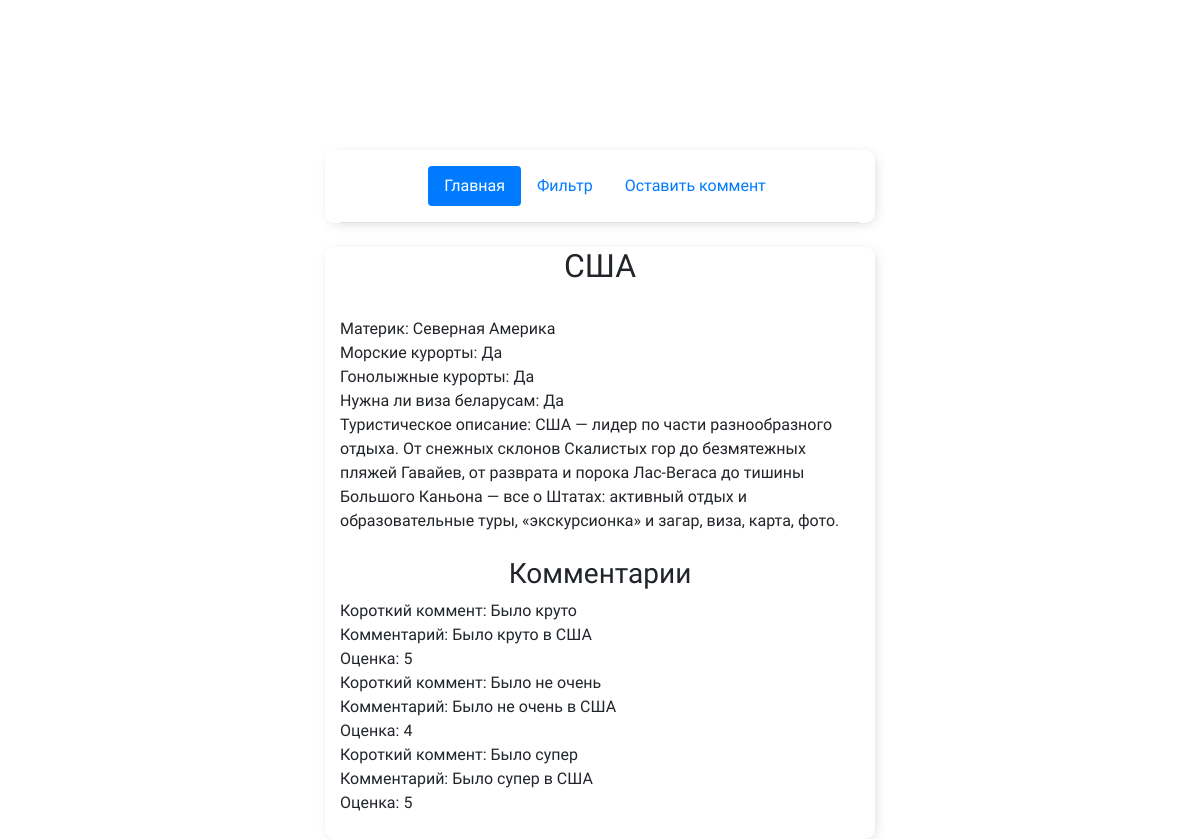
The page /details?country=США on the database its author committed.
### travapp/models.py (models this page shows, shortened)
class Country(models.Model):
    name = models.CharField('Название', max_length=50)
    continent = models.ForeignKey(
        Continent,
        null=True,
        on_delete=models.CASCADE,
    )
    SEA_CHOISES = (('Да', 'Да'), ('Нет', 'Нет'))
    sea = models.CharField('Наличие морских курортов', max_length=5, choices=SEA_CHOISES, null=True)
    MOUNTAIN_CHOISES = (('Да', 'Да'), ('Нет', 'Нет'))
    mountain = models.CharField('Наличие горнолыжных курортов', max_length=5, choices=MOUNTAIN_CHOISES, null=True)
    VISA_CHOISES = (('Да', 'Да'), ('Нет', 'Нет'))
    visa = models.CharField('Нужна ли виза беларусам', max_length=5, choices=VISA_CHOISES, null=True)
    description = models.TextField('Туристическое описание', null=True)
    class Meta:
        verbose_name = 'Страна'
        verbose_name_plural = 'Страны'
        ordering = ['name']

class Continent(models.Model):
    name = models.CharField('Название', max_length=50)
    def __str__(self):
        return self.name
    class Meta:
        verbose_name = 'Континент'
        verbose_name_plural = 'Континенты'
        ordering = ['name']

class Comment(models.Model):
    name = models.CharField('Короткий коммент', max_length=100)
    country = models.ForeignKey(
        Country,
        null=True,
        on_delete=models.CASCADE,
    )
    comment = models.TextField('Опишите ваш отдых', null=True)
    RATING_CHOISES = (('1', '1'), ('2', '2'), ('3', '3'), ('4', '4'), ('5', '5'))
    rating = models.CharField('Оценка', max_length=5, choices=RATING_CHOISES, null=True)
    class Meta:
        verbose_name = 'Комментарий'
        verbose_name_plural = 'Комментарии'
        ordering = ['name']

### travapp/views.py (the view)
# urls.py: path('details', country, name='country'),
def country(request):
    requested_country = Country.objects.get(name=unquote(request.GET['country']))
    comments = Comment.objects.filter(country__name=requested_country.name)
    data = {'country_name': request.GET['country'], 'requested_country': requested_country, 'comments': comments}
    return render(request, 'details.html', context=data)

### travapp/templates/details.html (shortened to what this page needs)
{% extends 'base.html' %}
{% block content %}
<head>
</head>
<body>
    <center><h2>{{ requested_country.name }}</h2></center><br>
    Материк: {{ requested_country.continent }}<br>
    Морские курорты: {{ requested_country.sea }}<br>
    Гонолыжные курорты: {{ requested_country.mountain }}<br>
    Нужна ли виза беларусам: {{ requested_country.visa }}<br>
    Туристическое описание: {{ requested_country.description }}<br><br>
    <center><h3>Комментарии</h3></center>
    {% if comments %}
        {% for comment in comments %}
            Короткий коммент: {{ comment.name }} <br>
            Комментарий: {{ comment.comment }} <br>
            Оценка: {{ comment.rating }} <br>
        {% endfor %}
    {% else %}
        <center>Комментариев и оценок пока нет</center><br>
    {% endif %}<br>
</body>
{% endblock content %}

### travapp/templates/base.html (style rules this page uses)
body { background-size: 100%; background: url(https://html5book.ru/wp-content/uploads/2015/05/background1.png); background-size: 100%; font-family: 'Yusei Magic', sans-serif; padding-top: 150px; }

### rows shown on the page
Country: name "США", continent "Северная Америка", sea "Да", mountain "Да", visa "Да", description "США — лидер по части разнообразного отдыха. От снежных склонов Скалистых гор до безмятежных пляжей Гавайев, от разврата и порока Лас-Вегаса до тишины Большого Каньона — все о Штатах: активный отдых и образовательные туры, «экскурсионка» и загар, виза, карта, фото."
Comment: name "Было круто", comment "Было круто в США", rating "5"
Comment: name "Было не очень", comment "Было не очень в США", rating "4"
Comment: name "Было супер", comment "Было супер в США", rating "5"
